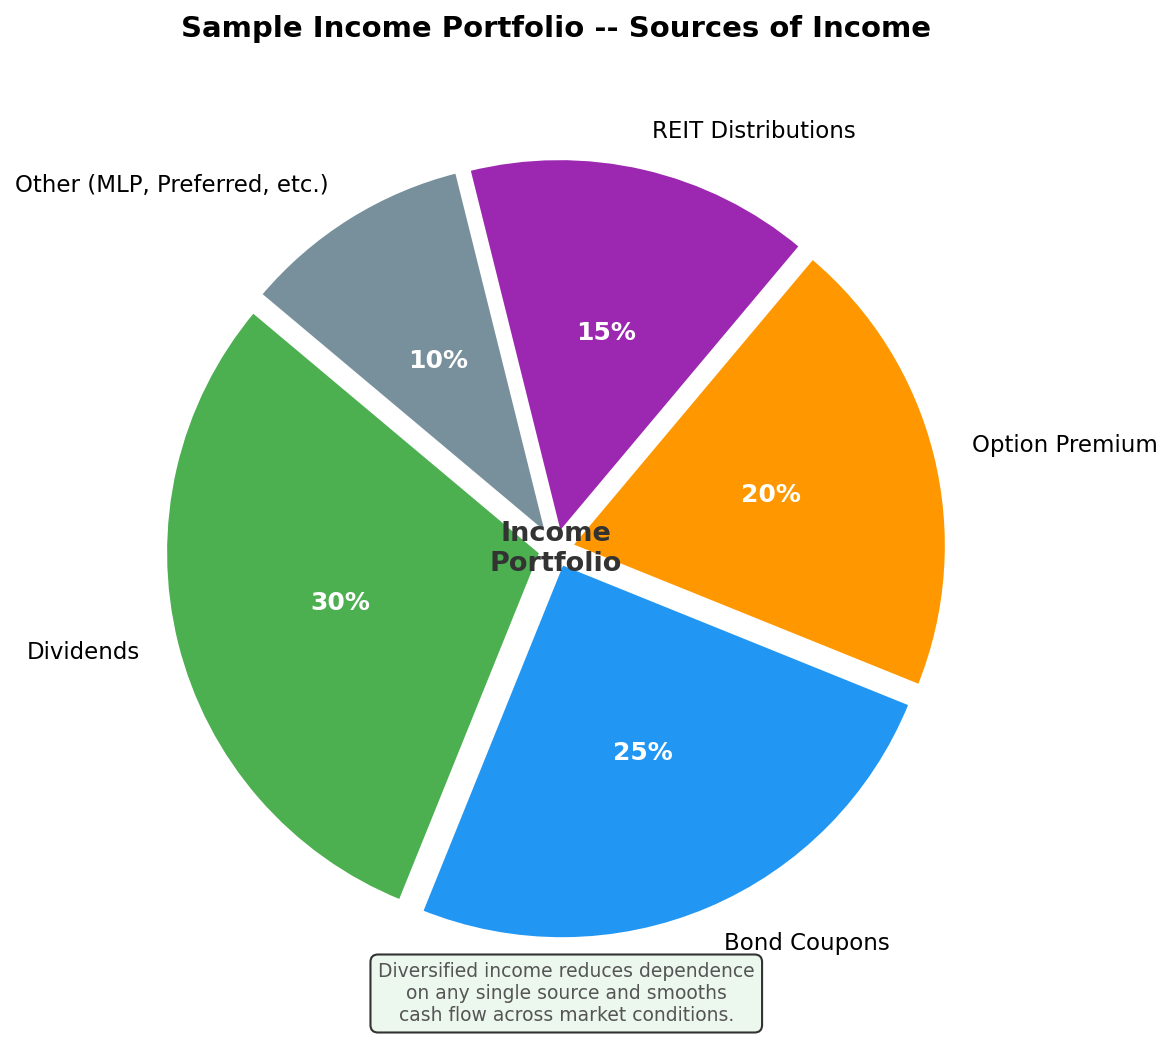

Source code (Python):
"""
Week 36: Income Portfolio -- Sources of Income (Pie Chart)
============================================================
Pie chart breaking down income sources in a sample income-oriented
investment portfolio.

Output: week36_income_sources.png
"""

import matplotlib.pyplot as plt

# -------------------------------------------------------------------
# Data
# -------------------------------------------------------------------
labels = [
    "Dividends",
    "Bond Coupons",
    "Option Premium",
    "REIT Distributions",
    "Other (MLP, Preferred, etc.)",
]

sizes = [30, 25, 20, 15, 10]  # percentages

colors = ["#4CAF50", "#2196F3", "#FF9800", "#9C27B0", "#78909C"]

explode = (0.04, 0.04, 0.04, 0.04, 0.04)  # slight separation

# -------------------------------------------------------------------
# Plotting
# -------------------------------------------------------------------
fig, ax = plt.subplots(figsize=(9, 7))

wedges, texts, autotexts = ax.pie(
    sizes,
    explode=explode,
    labels=labels,
    colors=colors,
    autopct="%1.0f%%",
    startangle=140,
    pctdistance=0.55,
    wedgeprops=dict(edgecolor="white", linewidth=2),
    textprops=dict(fontsize=11),
)

# Style the percentage text
for autotext in autotexts:
    autotext.set_fontsize(12)
    autotext.set_fontweight("bold")
    autotext.set_color("white")

# Centre label
ax.text(0, 0, "Income\nPortfolio", ha="center", va="center",
        fontsize=13, fontweight="bold", color="#333")

# Title
ax.set_title("Sample Income Portfolio -- Sources of Income",
             fontsize=14, fontweight="bold", pad=20)

# Detail box
detail_text = (
    "Diversified income reduces dependence\n"
    "on any single source and smooths\n"
    "cash flow across market conditions."
)
fig.text(0.5, 0.02, detail_text, ha="center", fontsize=9, color="#555",
         bbox=dict(boxstyle="round,pad=0.4", facecolor="#E8F5E9", alpha=0.8))

plt.tight_layout()
plt.savefig("B:/chanmainvest/tutorial/course/animation/week36_income_sources.png",
            dpi=150, bbox_inches="tight")
plt.close()
print("Saved week36_income_sources.png")
